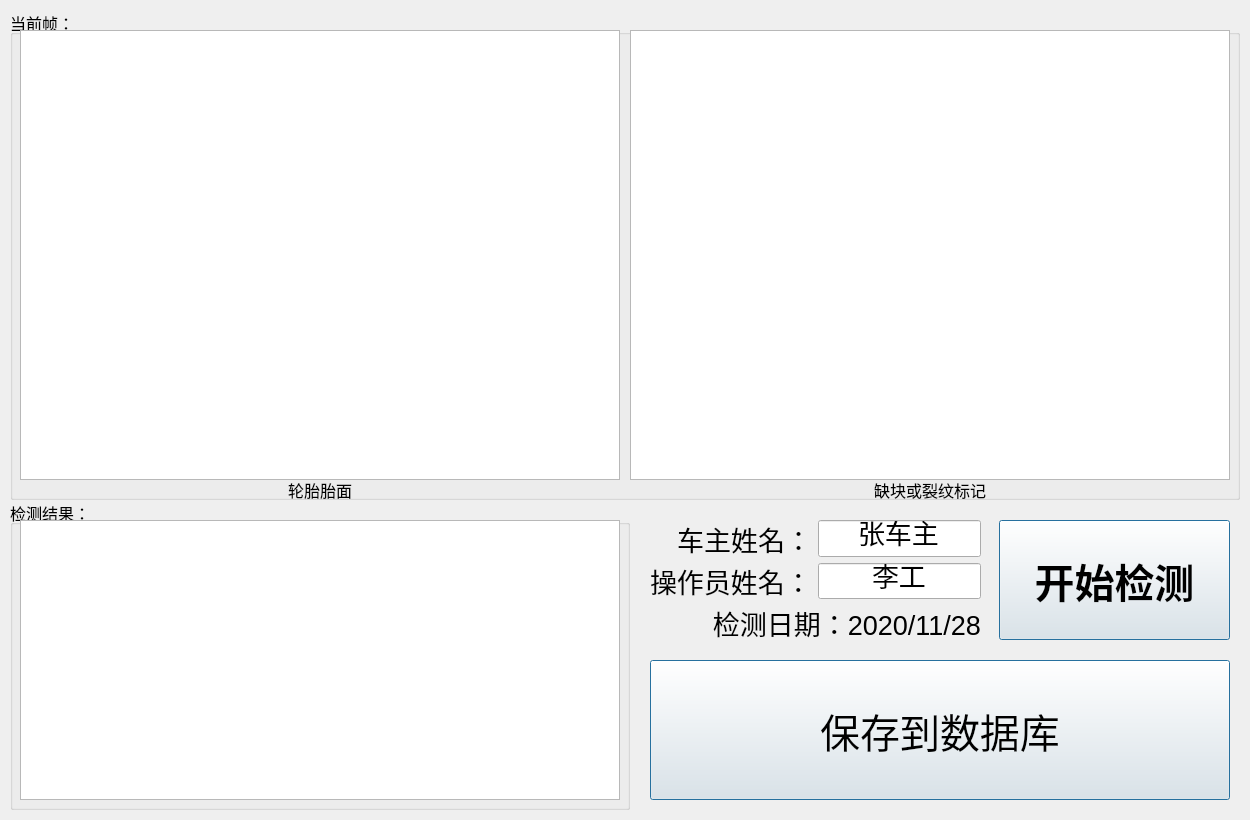
<?xml version="1.0" encoding="UTF-8"?>
<ui version="4.0">
 <class>Form</class>
 <widget class="QWidget" name="Form">
  <property name="enabled">
   <bool>true</bool>
  </property>
  <property name="geometry">
   <rect>
    <x>0</x>
    <y>0</y>
    <width>1250</width>
    <height>820</height>
   </rect>
  </property>
  <property name="sizePolicy">
   <sizepolicy hsizetype="Preferred" vsizetype="Preferred">
    <horstretch>0</horstretch>
    <verstretch>0</verstretch>
   </sizepolicy>
  </property>
  <property name="windowTitle">
   <string>西安工业大学-汽车轮胎胎面缺陷检测系统</string>
  </property>
  <property name="windowIcon">
   <iconset>
    <normaloff>xatu.ico</normaloff>xatu.ico</iconset>
  </property>
  <widget class="QGroupBox" name="groupBox">
   <property name="geometry">
    <rect>
     <x>10</x>
     <y>10</y>
     <width>1230</width>
     <height>490</height>
    </rect>
   </property>
   <property name="font">
    <font>
     <pointsize>12</pointsize>
    </font>
   </property>
   <property name="title">
    <string>当前帧：</string>
   </property>
   <widget class="QGraphicsView" name="graph">
    <property name="geometry">
     <rect>
      <x>10</x>
      <y>20</y>
      <width>600</width>
      <height>450</height>
     </rect>
    </property>
   </widget>
   <widget class="QGraphicsView" name="graph_2">
    <property name="geometry">
     <rect>
      <x>620</x>
      <y>20</y>
      <width>600</width>
      <height>450</height>
     </rect>
    </property>
   </widget>
   <widget class="QLabel" name="label">
    <property name="geometry">
     <rect>
      <x>10</x>
      <y>470</y>
      <width>600</width>
      <height>20</height>
     </rect>
    </property>
    <property name="text">
     <string>轮胎胎面</string>
    </property>
    <property name="alignment">
     <set>Qt::AlignCenter</set>
    </property>
   </widget>
   <widget class="QLabel" name="label_2">
    <property name="geometry">
     <rect>
      <x>620</x>
      <y>470</y>
      <width>600</width>
      <height>20</height>
     </rect>
    </property>
    <property name="text">
     <string>缺块或裂纹标记</string>
    </property>
    <property name="alignment">
     <set>Qt::AlignCenter</set>
    </property>
   </widget>
  </widget>
  <widget class="QGroupBox" name="groupBox_2">
   <property name="geometry">
    <rect>
     <x>10</x>
     <y>500</y>
     <width>620</width>
     <height>310</height>
    </rect>
   </property>
   <property name="font">
    <font>
     <pointsize>12</pointsize>
    </font>
   </property>
   <property name="title">
    <string>检测结果：</string>
   </property>
   <widget class="QTextBrowser" name="textBrowser">
    <property name="geometry">
     <rect>
      <x>10</x>
      <y>20</y>
      <width>600</width>
      <height>280</height>
     </rect>
    </property>
   </widget>
  </widget>
  <widget class="QPushButton" name="pushButton_2">
   <property name="geometry">
    <rect>
     <x>650</x>
     <y>660</y>
     <width>580</width>
     <height>140</height>
    </rect>
   </property>
   <property name="font">
    <font>
     <pointsize>30</pointsize>
     <weight>50</weight>
     <bold>false</bold>
    </font>
   </property>
   <property name="layoutDirection">
    <enum>Qt::LeftToRight</enum>
   </property>
   <property name="text">
    <string>保存到数据库</string>
   </property>
   <property name="icon">
    <iconset>
     <normaloff>save.ico</normaloff>save.ico</iconset>
   </property>
   <property name="iconSize">
    <size>
     <width>40</width>
     <height>40</height>
    </size>
   </property>
   <property name="checkable">
    <bool>false</bool>
   </property>
   <property name="autoDefault">
    <bool>false</bool>
   </property>
   <property name="default">
    <bool>true</bool>
   </property>
   <property name="flat">
    <bool>false</bool>
   </property>
  </widget>
  <widget class="QPushButton" name="pushButton">
   <property name="geometry">
    <rect>
     <x>999</x>
     <y>520</y>
     <width>231</width>
     <height>120</height>
    </rect>
   </property>
   <property name="font">
    <font>
     <pointsize>30</pointsize>
     <weight>75</weight>
     <bold>true</bold>
    </font>
   </property>
   <property name="text">
    <string>开始检测</string>
   </property>
   <property name="autoDefault">
    <bool>false</bool>
   </property>
   <property name="default">
    <bool>true</bool>
   </property>
  </widget>
  <widget class="QWidget" name="layoutWidget">
   <property name="geometry">
    <rect>
     <x>650</x>
     <y>520</y>
     <width>331</width>
     <height>121</height>
    </rect>
   </property>
   <layout class="QGridLayout" name="gridLayout">
    <item row="0" column="0">
     <widget class="QLabel" name="label_3">
      <property name="font">
       <font>
        <pointsize>20</pointsize>
       </font>
      </property>
      <property name="text">
       <string>车主姓名：</string>
      </property>
      <property name="alignment">
       <set>Qt::AlignRight|Qt::AlignTrailing|Qt::AlignVCenter</set>
      </property>
     </widget>
    </item>
    <item row="0" column="1">
     <widget class="QLineEdit" name="owner">
      <property name="font">
       <font>
        <pointsize>20</pointsize>
       </font>
      </property>
      <property name="text">
       <string>张车主</string>
      </property>
      <property name="alignment">
       <set>Qt::AlignCenter</set>
      </property>
     </widget>
    </item>
    <item row="1" column="0">
     <widget class="QLabel" name="label_4">
      <property name="font">
       <font>
        <pointsize>20</pointsize>
       </font>
      </property>
      <property name="text">
       <string>操作员姓名：</string>
      </property>
     </widget>
    </item>
    <item row="1" column="1">
     <widget class="QLineEdit" name="oper">
      <property name="font">
       <font>
        <pointsize>20</pointsize>
       </font>
      </property>
      <property name="text">
       <string>李工</string>
      </property>
      <property name="alignment">
       <set>Qt::AlignCenter</set>
      </property>
     </widget>
    </item>
    <item row="2" column="0" colspan="2">
     <widget class="QLabel" name="label_5">
      <property name="font">
       <font>
        <pointsize>20</pointsize>
       </font>
      </property>
      <property name="text">
       <string>检测日期：2020/11/28</string>
      </property>
      <property name="alignment">
       <set>Qt::AlignRight|Qt::AlignTrailing|Qt::AlignVCenter</set>
      </property>
     </widget>
    </item>
   </layout>
  </widget>
 </widget>
 <resources/>
 <connections/>
</ui>
